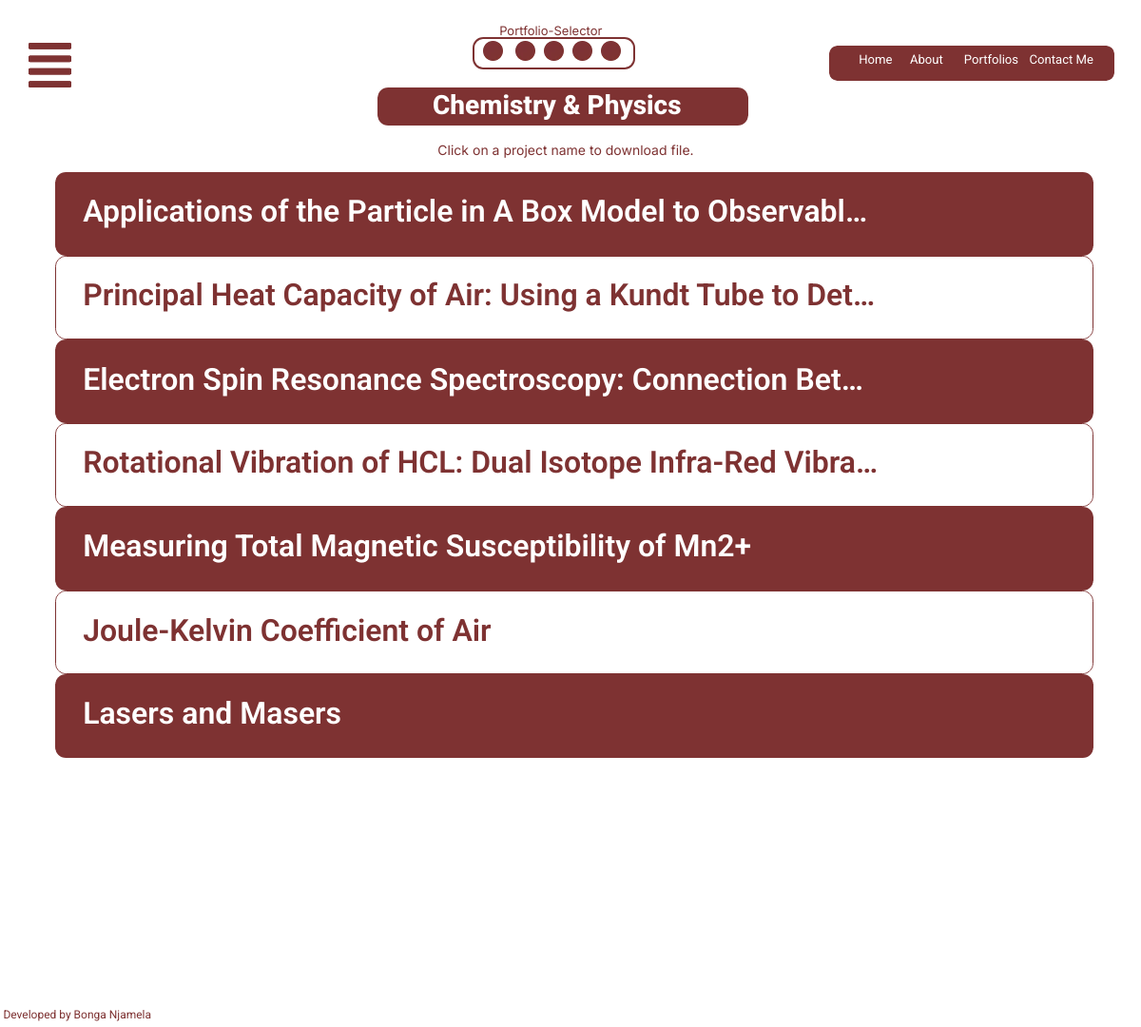
/chemphys/, run on the app's committed database.
### base/models.py (models this page shows, shortened)
class Portfolio(models.Model):
    class Meta:
        verbose_name_plural = "Projects"
        verbose_name = "Portfolio"
    name = models.CharField(max_length=200)
    zipproject = models.FileField(blank=True, null=True, upload_to="staticfiles/portfolio")
    tarproject = models.FileField(blank=True, null=True, upload_to="staticfiles/portfolio")
    created = models.DateTimeField(auto_now_add=True)
    slug = models.SlugField(null=True, blank=True)

### base/views.py (the view)
# urls.py: path("chemphys/", views.ChemPhysPortfolioView.as_view(), name="chemphy"),
class ChemPhysPortfolioView(generic.ListView):
    model = Portfolio
    template_name = "chem-phys-page.html"
    def get_queryset(self):
        return super().get_queryset()

### base/context_processors.py (called while the page is built)
def portfolio_context(request):
    portfolio = Portfolio.objects.all()
    return {'portfolio':  portfolio}

### base/template/base/chem-phys-page.html (shortened to what this page needs)
{% load static %}
<!DOCTYPE html>
<html lang="english">
  <head>
    <link rel="stylesheet" href="{% static 'cssfiles/style.css' %}" />
  </head>
  <body>
    <div>
      <link href="{% static 'cssfiles/chem-phys-page.css' %}" rel="stylesheet" />
      <div class="chem-phys-page-container">
        <div class="chem-phys-page-chem-phys-page">
          <div class="chem-phys-page-heading">
            <img
              src="{% static 'imgsfiles/headingrectangle663-hjh-200h.png' %}"
              alt="headingrectangle663"
              class="chem-phys-page-headingrectangle"
            />
            <span class="chem-phys-page-text-half">
              <span>Chemistry &amp; Physics</span>
            </span>
          </div>
          <div class="chem-phys-page-portfoliotext">
             <span>Click on a project name to download file.</span>
          </div>
          <div class="chem-phys-page-menubutton">
          </div>
          <img
            src="{% static 'imgsfiles/quickmenu666-dk8a-200h.png' %}"
            alt="quickmenu666"
            class="chem-phys-page-quickmenu"
          />
          <span class="chem-phys-page-text02"><a href="{% url 'base:about' %}">About</a></span>
          <span class="chem-phys-page-text04"><a href="{% url 'base:projects' %}">Portfolios</a></span>
          <span class="chem-phys-page-home"><a href="{% url 'base:home' %}">Home</a></span>
          <span class="chem-phys-page-text06"><a href="{% url 'base:contact' %}">Contact Me</a></span>
          <div class="chem-phys-page-chemphyprojpibcard">
            <img
              src="{% static 'imgsfiles/compengfilescardi661-is38-200h.png' %}"
              alt="compengfilescardI661"
              class="chem-phys-page-compengfilescard"
            />
            {% for p in portfolio  %}
            {% if p.id == 11 %}
            <div class="chem-phys-page-text08" onclick="openPopUp('{{p.name}}', '{{p.zipproject.url}}', '{{p.tarproject.url}}')">
                {{p.name}}
            </div>
            {% endif %}
            {% endfor %}
          </div>
          <div class="chem-phys-page-chemphyprojkundtcard">
            <img
              src="{% static 'imgsfiles/compengfilescardi661-98lt-200h.png' %}"
              alt="compengfilescardI661"
              class="chem-phys-page-compengfilescard1"
            />
            {% for p in portfolio  %}
            {% if p.id == 12 %}
            <div class="chem-phys-page-text10" onclick="openPopUp('{{p.name}}', '{{p.zipproject.url}}', '{{p.tarproject.url}}')">
               {{p.name}}
            </div>
            {% endif %}
            {% endfor %}
          </div>
          <div class="chem-phys-page-chemphyprojdpphcard">
            <img
              src="{% static 'imgsfiles/compengfilescardi661-phpr-200h.png' %}"
              alt="compengfilescardI661"
              class="chem-phys-page-compengfilescard2"
            />
            {% for p in portfolio  %}
            {% if p.id == 13 %}
            <div class="chem-phys-page-text12" onclick="openPopUp('{{p.name}}', '{{p.zipproject.url}}', '{{p.tarproject.url}}')">
              {{p.name}}
            </div>
            {% endif %}
            {% endfor %}
          </div>
          <div class="chem-phys-page-chemphyprojinfracard">
            <img
              src="{% static 'imgsfiles/compengfilescardi661-cnxo-200h.png' %}"
              alt="compengfilescardI661"
              class="chem-phys-page-compengfilescard3"
            />
            {% for p in portfolio  %}
            {% if p.id == 14 %}
            <div class="chem-phys-page-text14" onclick="openPopUp('{{p.name}}', '{{p.zipproject.url}}', '{{p.tarproject.url}}')">
              {{p.name}}
            </div>
            {% endif %}
            {% endfor %}
          </div>
          <div class="chem-phys-page-chemphyprojjoulecard">
            <img
              src="{% static 'imgsfiles/compengfilescardi661-wimn-200h.png' %}"
              alt="compengfilescardI661"
              class="chem-phys-page-compengfilescard4"
            />
            {% for p in portfolio  %}
            {% if p.id == 15 %}
            <div class="chem-phys-page-text16" onclick="openPopUp('{{p.name}}', '{{p.zipproject.url}}', '{{p.tarproject.url}}')">
              {{p.name}}
            </div>
            {% endif %}
            {% endfor %}
          </div>
          <div class="chem-phys-page-chemphyprojlasercard">
            <img
              src="{% static 'imgsfiles/compengfilescardi661-ic9n-200h.png' %}"
              alt="compengfilescardI661"
              class="chem-phys-page-compengfilescard5"
            />
            {% for p in portfolio  %}
            {% if p.id == 16 %}
            <div class="chem-phys-page-text18" onclick="openPopUp('{{p.name}}', '{{p.zipproject.url}}', '{{p.tarproject.url}}')">
              <span>{{p.name}}</span>
            </div>
            {% endif %}
            {% endfor %}
          </div>
          <div class="chem-phys-page-chemphyprojguoycard">
            <img
              src="{% static 'imgsfiles/compengfilescardi661-x5hm-200h.png' %}"
              alt="compengfilescardI661"
              class="chem-phys-page-compengfilescard6"
            />
            {% for p in portfolio  %}
            {% if p.id == 17 %}
            <div class="chem-phys-page-text20" onclick="openPopUp('{{p.name}}', '{{p.zipproject.url}}', '{{p.tarproject.url}}')">
                {{p.name}}
            </div>
            {% endif %}
            {% endfor %}
          </div>
          <div class="chem-phys-page-themeselector">
            {% include './themeselector.html' %}
          </div>
          <div class="chem-phys-page-menubutton">
            <img
              src="{% static 'imgsfiles/menubutton3319-uc6.svg' %}"
              alt="menubutton3319"
              id="menubutton"
              onclick="showMenu()"
            />
              {% include './dropdownmenu.html' %}
              {% include './mediummenu.html' %}
          </div>
          <span class="chem-phys-page-dev">Developed by Bonga Njamela</span>
            {% include './projectpopup.html' %}
        </div>
      </div>
    </div>
  </body>
</html>

### staticfiles/cssfiles/style.css (style rules this page uses)
:root { --dl-color-gray-500: #595959; --dl-color-gray-700: #999999; --dl-color-gray-900: #D9D9D9; --dl-size-size-large: 144px; --dl-size-size-small: 48px; --dl-color-danger-300: #A22020; --dl-color-danger-500: #BF2626; --dl-color-danger-700: #E14747; --dl-color-gray-black: #000000; --dl-color-gray-white: #FFFFFF; --dl-size-size-medium: 96px; --dl-size-size-xlarge: 192px; --dl-size-size-xsmall: 16px; --dl-space-space-unit: 16px; --dl-color-primary-100: #003EB3; --dl-color-primary-300: #0074F0; --dl-color-primary-500: #14A9FF; --dl-color-primary-700: #85DCFF; --dl-color-success-300: #199033; --dl-color-success-500: #32A94C; --dl-color-success-700: #4CC366; --dl-size-size-xxlarge: 288px; --dl-size-size-maxwidth: 1400px; --dl-radius-radius-round: 50%; --dl-space-space-halfunit: 8px; --dl-space-space-sixunits: 96px; --dl-space-space-twounits: 32px; --dl-radius-radius-radius2: 2px; --dl-radius-radius-radius4: 4px; --dl-radius-radius-radius8: 8px; --dl-space-space-fiveunits: 80px; --dl-space-space-fourunits: 64px; --dl-space-space-threeunits: 48px; --dl-space-space-oneandhalfunits: 24px; --themeselectorborder:#000000; }

### base/template/base/chem-phys-page.html (style rules this page uses)
html { line-height: 1.15; }
body { margin: 0; }
* { box-sizing: border-box; border-width: 0; border-style: solid; }
p,li,ul,pre,div,h1,h2,h3,h4,h5,h6,figure,blockquote,figcaption { margin: 0; padding: 0; }
a { color: inherit; text-decoration: inherit; }
img { display: block; }
html { scroll-behavior: smooth }
html { font-family: Inter; font-size: 16px; }
body { font-weight: 400; font-style:normal; text-decoration: none; text-transform: none; letter-spacing: normal; line-height: 1.15; color: var(--dl-color-gray-black); background-color: var(--dl-color-gray-white); }

### base/template/base/themeselector.html (style rules this page uses)
html { line-height: 1.15; }
body { margin: 0; }
* { box-sizing: border-box; border-width: 0; border-style: solid; }
p,li,ul,pre,div,h1,h2,h3,h4,h5,h6,figure,blockquote,figcaption { margin: 0; padding: 0; }
a { color: inherit; text-decoration: inherit; }
img { display: block; }
html { scroll-behavior: smooth }
html { font-family: Inter; font-size: 16px; }
body { font-weight: 400; font-style:normal; text-decoration: none; text-transform: none; letter-spacing: normal; line-height: 1.15; color: var(--dl-color-gray-black); zoom:inherit; background-color: var(--dl-color-gray-white); }

### base/template/base/dropdownmenu.html (style rules this page uses)
html { line-height: 1.15; }
body { margin: 0; }
* { box-sizing: border-box; border-width: 0; border-style: solid; }
p,li,ul,pre,div,h1,h2,h3,h4,h5,h6,figure,blockquote,figcaption { margin: 0; padding: 0; }
a { color: inherit; text-decoration: inherit; }
img { display: block; }
html { scroll-behavior: smooth }
html { font-family: Inter; font-size: 16px; }
body { font-weight: 400; font-style:normal; text-decoration: none; text-transform: none; letter-spacing: normal; line-height: 1.15; color: var(--dl-color-gray-black); background-color: var(--dl-color-gray-white); }

### base/template/base/mediummenu.html (style rules this page uses)
html { line-height: 1.15; }
body { margin: 0; }
* { box-sizing: border-box; border-width: 0; border-style: solid; }
p,li,ul,pre,div,h1,h2,h3,h4,h5,h6,figure,blockquote,figcaption { margin: 0; padding: 0; }
a { color: inherit; text-decoration: inherit; }
img { display: block; }
html { scroll-behavior: smooth }
html { font-family: Inter; font-size: 16px; }
body { font-weight: 400; font-style:normal; text-decoration: none; text-transform: none; letter-spacing: normal; line-height: 1.15; color: var(--dl-color-gray-black); background-color: var(--dl-color-gray-white); }

### base/template/base/projectpopup.html (style rules this page uses)
html { line-height: 1.15; }
body { margin: 0; }
* { box-sizing: border-box; border-width: 0; border-style: solid; }
p,li,ul,pre,div,h1,h2,h3,h4,h5,h6,figure,blockquote,figcaption { margin: 0; padding: 0; }
a { color: inherit; text-decoration: inherit; }
img { display: block; }
html { scroll-behavior: smooth }
html { font-family: Inter; font-size: 16px; }
body { font-weight: 400; font-style:normal; text-decoration: none; text-transform: none; letter-spacing: normal; line-height: 1.15; color: var(--dl-color-gray-black); background-color: var(--dl-color-gray-white); }

### data on the page
Portfolio: name "Applications of the Particle in A Box Model to Observabl…"
Portfolio: name "Principal Heat Capacity of Air: Using a Kundt Tube to Det…"
Portfolio: name "Electron Spin Resonance Spectroscopy: Connection Bet…"
Portfolio: name "Rotational Vibration of HCL: Dual Isotope Infra-Red Vibra…"
Portfolio: name "Measuring Total Magnetic Susceptibility of Mn2+"
Portfolio: name "Joule-Kelvin Coefficient of Air"
Portfolio: name "Lasers and Masers"
